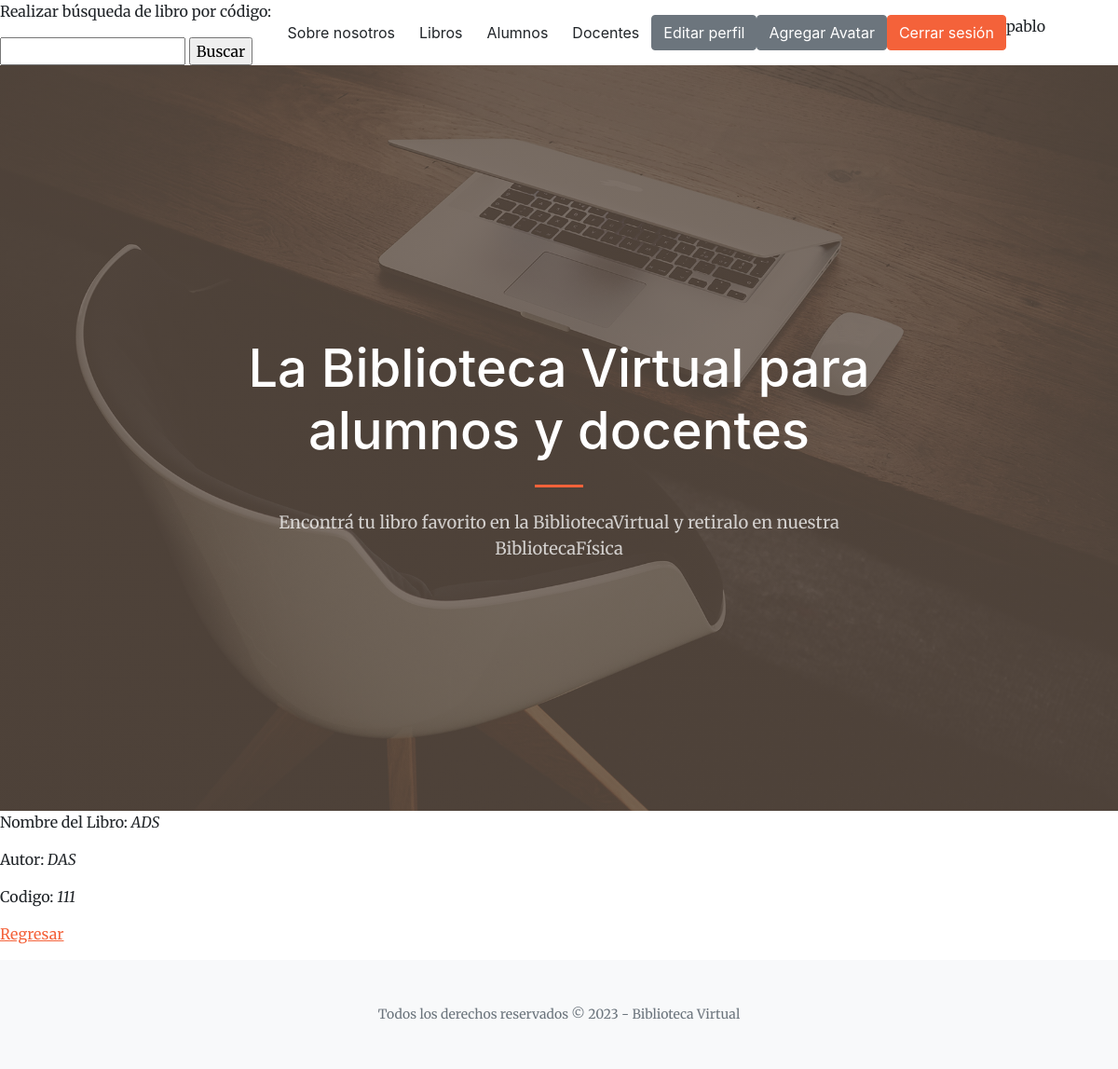
Page /BibliotecaVirtual/14 (signed in) on the earlier database version.
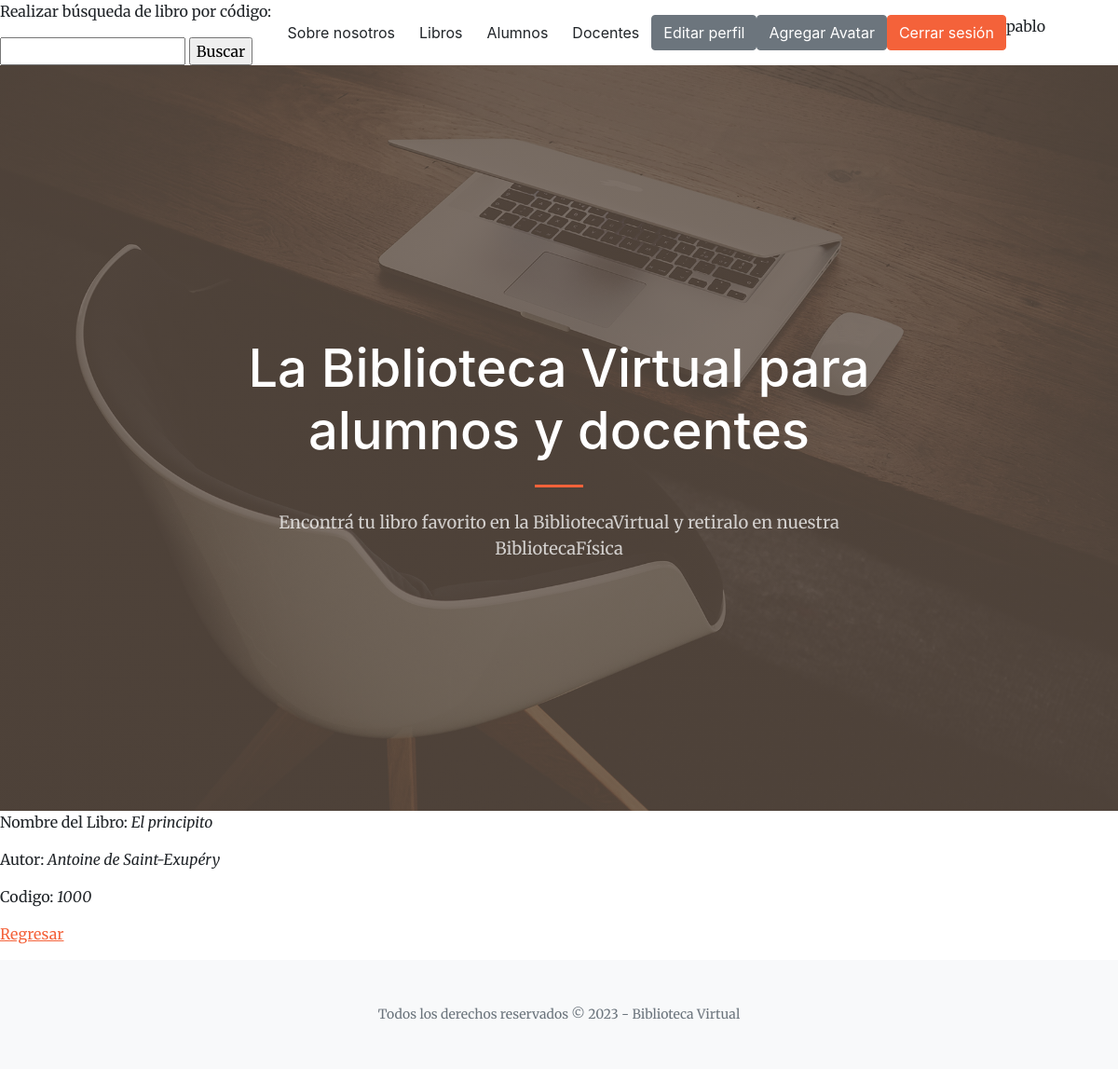
Same page on the later database version.
### BibliotecaVirtual/models.py (models this page shows, shortened)
class Libro(models.Model):
    nombre = models.CharField(max_length=60)
    autor = models.CharField(max_length=40)
    codigo = models.IntegerField()
    tapa = models.ImageField(upload_to='tapas', null=True, blank=True)

### BibliotecaVirtual/views.py (the view)
# urls.py: path('<int:pk>', views.LibroDetalle.as_view(), name='Detail'),
class LibroDetalle(DetailView):
    model = Libro
    template_name = "BibliotecaVirtual/libro_detalle.html"

### BibliotecaVirtual/templates/BibliotecaVirtual/libro_detalle.html
{% extends "BibliotecaVirtual/padre.html" %}
{% load static %}
{% block contenidoQueCambia %}
    <p>Nombre del Libro: <i>{{ libro.nombre }}</i></p>
    <p>Autor: <i>{{ libro.autor }}</i></p>
    <p>Codigo: <i>{{ libro.codigo }}</i></p>
    <p>
        <a href="{% url 'List' %}">Regresar</a>
    </p>
{% endblock %}

Differences in the rows shown:
changed Libro: nombre "ADS" → "El principito"; autor "DAS" → "Antoine de Saint-Exupéry"; codigo "111" → "1000"
